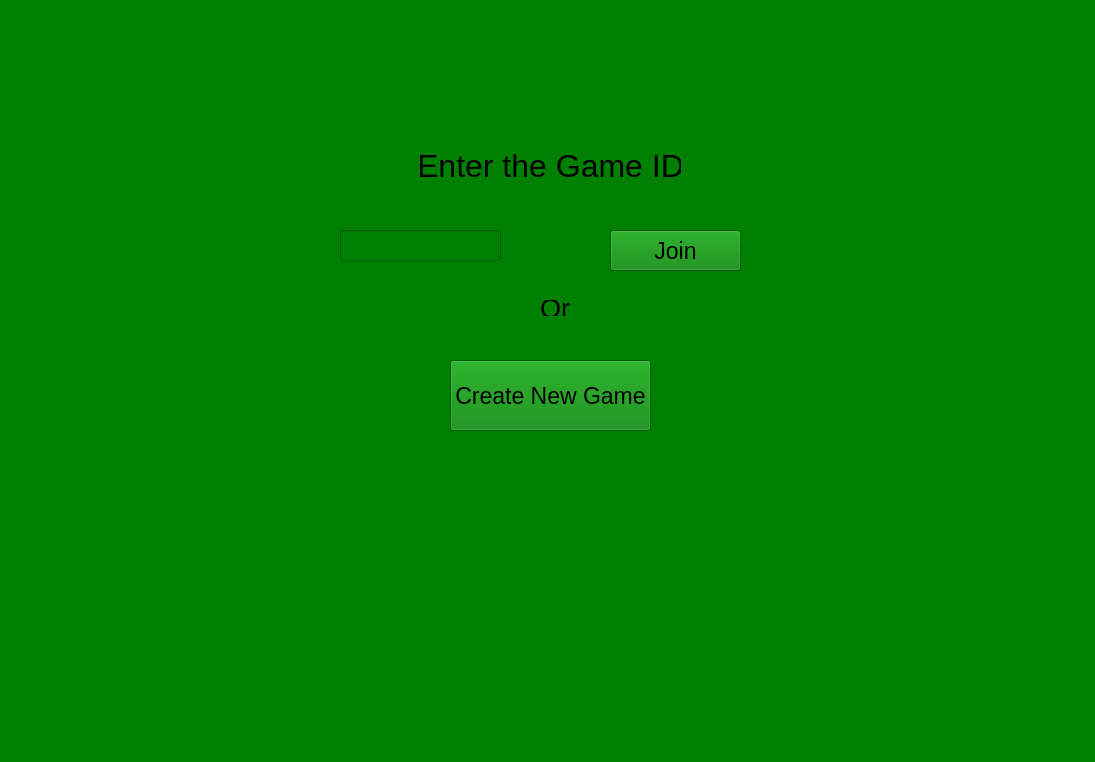
<?xml version="1.0" encoding="UTF-8"?>
<ui version="4.0">
 <class>Frame</class>
 <widget class="QFrame" name="Frame">
  <property name="geometry">
   <rect>
    <x>0</x>
    <y>0</y>
    <width>1095</width>
    <height>762</height>
   </rect>
  </property>
  <property name="windowTitle">
   <string>Frame</string>
  </property>
  <property name="styleSheet">
   <string notr="true">background-color: green</string>
  </property>
  <widget class="QPushButton" name="pushButton">
   <property name="geometry">
    <rect>
     <x>450</x>
     <y>360</y>
     <width>201</width>
     <height>71</height>
    </rect>
   </property>
   <property name="font">
    <font>
     <pointsize>17</pointsize>
    </font>
   </property>
   <property name="text">
    <string>Create New Game</string>
   </property>
  </widget>
  <widget class="QLabel" name="label">
   <property name="geometry">
    <rect>
     <x>420</x>
     <y>140</y>
     <width>261</width>
     <height>51</height>
    </rect>
   </property>
   <property name="font">
    <font>
     <pointsize>24</pointsize>
    </font>
   </property>
   <property name="layoutDirection">
    <enum>Qt::LeftToRight</enum>
   </property>
   <property name="text">
    <string>Enter the Game ID</string>
   </property>
   <property name="alignment">
    <set>Qt::AlignCenter</set>
   </property>
  </widget>
  <widget class="QLineEdit" name="lineEdit">
   <property name="geometry">
    <rect>
     <x>340</x>
     <y>230</y>
     <width>161</width>
     <height>31</height>
    </rect>
   </property>
  </widget>
  <widget class="QPushButton" name="pushButton_2">
   <property name="geometry">
    <rect>
     <x>610</x>
     <y>230</y>
     <width>131</width>
     <height>41</height>
    </rect>
   </property>
   <property name="font">
    <font>
     <pointsize>17</pointsize>
    </font>
   </property>
   <property name="text">
    <string>Join</string>
   </property>
  </widget>
  <widget class="QLabel" name="label_2">
   <property name="geometry">
    <rect>
     <x>540</x>
     <y>300</y>
     <width>58</width>
     <height>16</height>
    </rect>
   </property>
   <property name="font">
    <font>
     <pointsize>20</pointsize>
    </font>
   </property>
   <property name="text">
    <string>Or</string>
   </property>
  </widget>
 </widget>
 <resources/>
 <connections/>
</ui>
